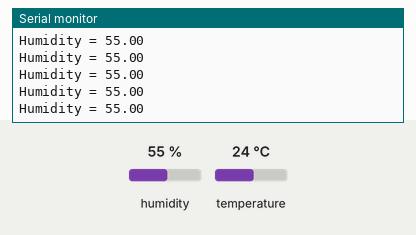
Bench run of a sketch on a simulated Arduino Uno, built with avr-gcc and run on an emulated ATmega328P. Shown: the last lines printed to the serial monitor. The inputs (shaded band) are chosen by the test bench; at power-on: humidity 55 %, temperature 24 °C.

Above: at 1.2 s.
1.3 s: humidity set to 69 %
At 2.0 s:
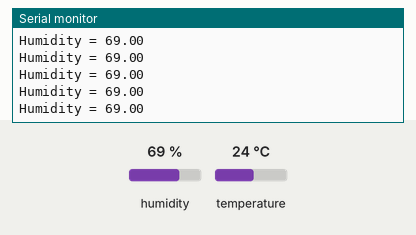
4.3 s: humidity set to 72 %
At 5.2 s:
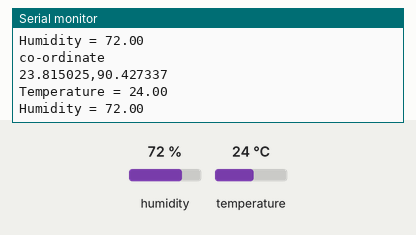
Timing chart, 0 to 7.3 s (numbered marks = the images above; inputs shaded):
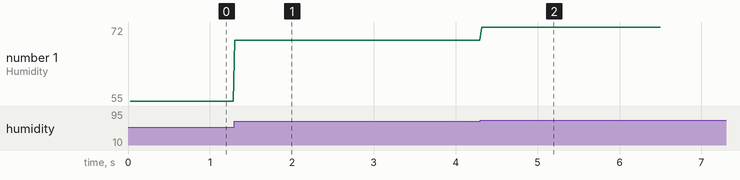

The sketch:

DHT_reading.ino
```cpp
#include <dht.h>

dht DHT;

#define DHT11_PIN 7

void setup(){
  Serial.begin(9600);
}

void loop()
{

  int chk = DHT.read11(DHT11_PIN);
  if(DHT.humidity > 1)
  {
  Serial.print("\nHumidity = ");
  Serial.println(DHT.humidity);
    if(DHT.humidity > 70)
  {
  Serial.println("co-ordinate");
  Serial.print("23.815025,90.427337\n");
  Serial.print("Temperature = ");
  Serial.println(DHT.temperature);
  Serial.print("\nHumidity = ");
  Serial.println(DHT.humidity);
  delay(1000);
  }
}
  }
```

Measured:
- after the input at 1.3 s, the serial monitor: prints a new line at once (image 1)
- after the input at 4.3 s, the serial monitor: prints a new line at once (image 2)
- plotted number 1: 55 → 69 after the input at 1.3 s, 69 → 72 after the input at 4.3 s
